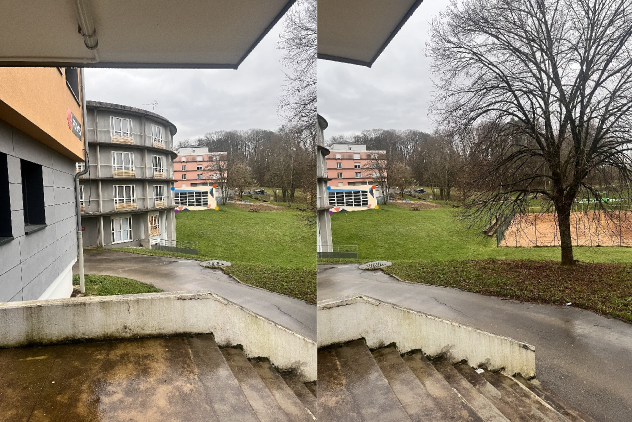
%> input picture tp2/panoramic points.jpg, 1264 x 844 px, given in place of campus1.jpg, which was not available (shown at 1/2 size)
$ octave main_homogrtaphy.m   (GNU Octave 9; MATLAB toolbox functions it lacks are replaced by stand-ins)
%> lines starting %> are read from the running program, lines starting %| are printed output that depends on the picture; pictures that were not available may be replaced by others from this repository, and a replacement may not be noted
### tp2/gray2rgb.m
function [Image]=gray2rgb(Image)
%Gives a grayscale image an extra dimension
%in order to use color within it
[m n]=size(Image);
rgb=zeros(m,n,3);
rgb(:,:,1)=Image;
rgb(:,:,2)=rgb(:,:,1);
rgb(:,:,3)=rgb(:,:,1);
Image=rgb/255;
end

### tp2/main_homogrtaphy.m
%%

% [4 lines of commented-out code are left out]


img1b = imread("campus1.jpg"); % Img left
%> img1b is the input picture: size 844x1264x3 uint8; mean R, G, B 140.8, 132.2, 114.3
img2b = imread("campus2.jpg"); % img rigtht
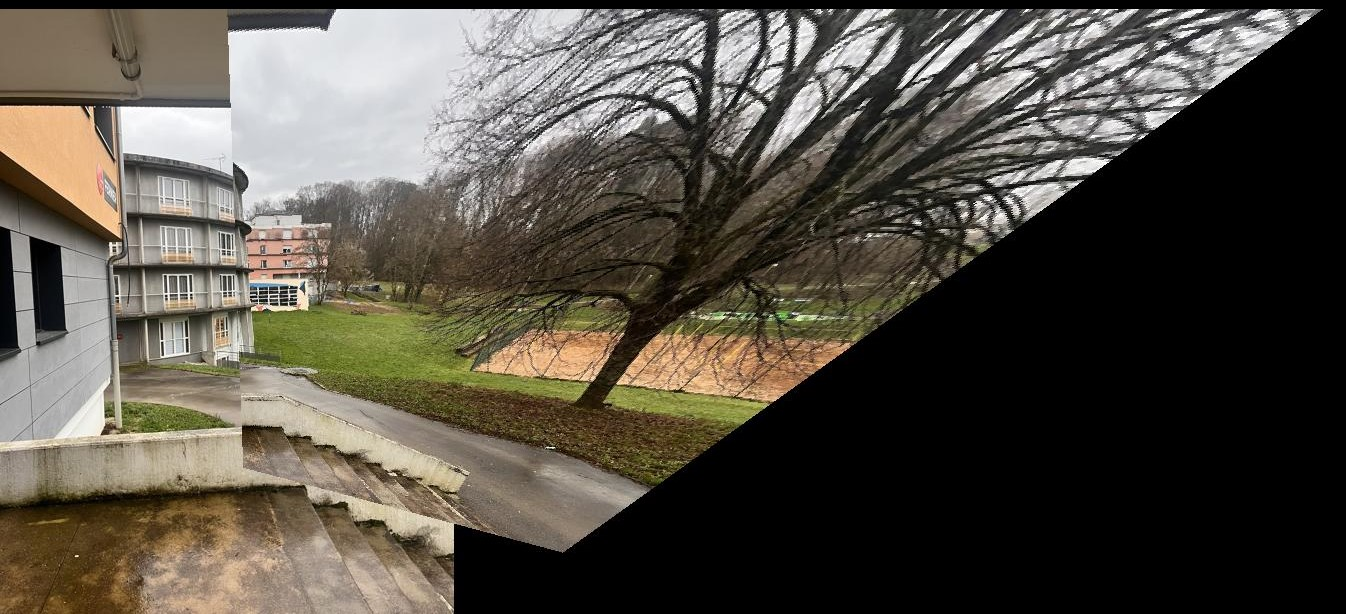
%> input picture tp2/panoramic.jpg, 1346 x 614 px, given in place of campus2.jpg, which was not available
%> img2b is the input picture: size 614x1346x3 uint8; mean R, G, B 84.3, 78.9, 69.1

img1b = imrotate(img1b,-90,"bilinear");
%> img1b: size 1264x844x3 uint8
img2b = imrotate(img2b,-90,"bilinear");
%> img2b: size 1346x614x3 uint8
img1 = imresize(img1b,0.15);
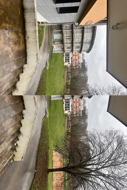
%> img1: size 190x127x3 uint8; mean R, G, B 140.8, 132.2, 114.3
img2 = imresize(img2b,0.15);
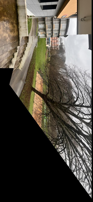
%> img2: size 202x93x3 uint8; mean R, G, B 84.3, 78.9, 69.2

img2a = imread("QuaisGrenoble1.jpg");% read QuaisGrenoble1.jpg
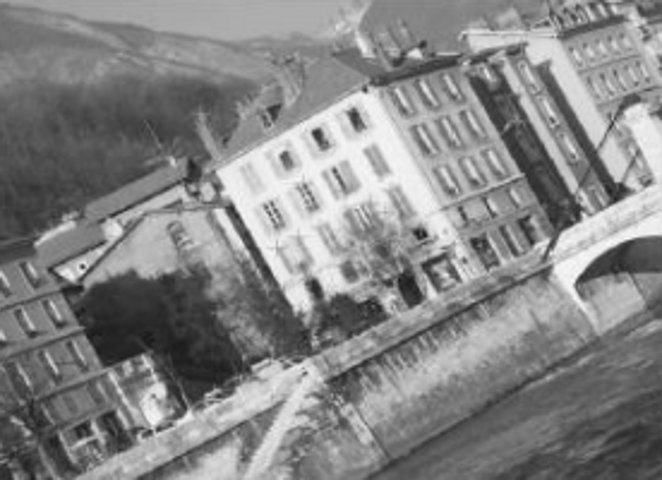
%> input picture tp2/QuaisGrenoble1.jpg, 662 x 480 px
%> img2a is the input picture: size 480x662 uint8; min 21, max 253, mean 133.1
img1a =imread("QuaisGrenoble2.jpg"); % read QuaisGrenoble2.jpg;
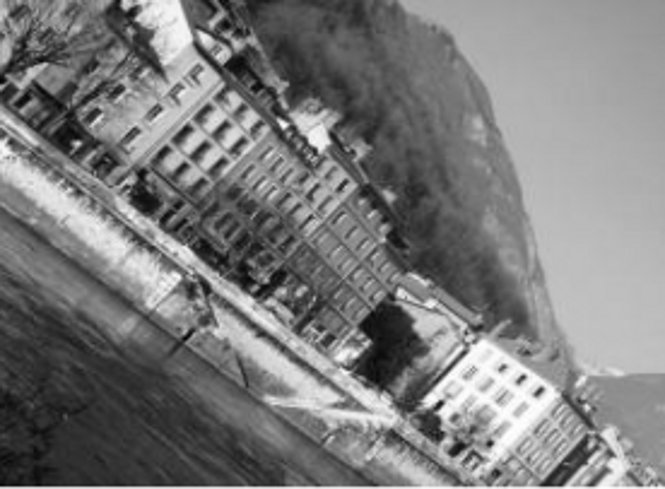
%> input picture tp2/QuaisGrenoble2.jpg, 665 x 489 px
%> img1a is the input picture: size 489x665 uint8; min 0, max 255, mean 124
%%%%%%%%%%%%%%%%%begin  esceine %%%%%%%%%%%%%%

img1=gray2rgb(img1a);
img2=gray2rgb(img2a);
%> in gray2rgb (call 2), `rgb(:,:,1)=Image;`:
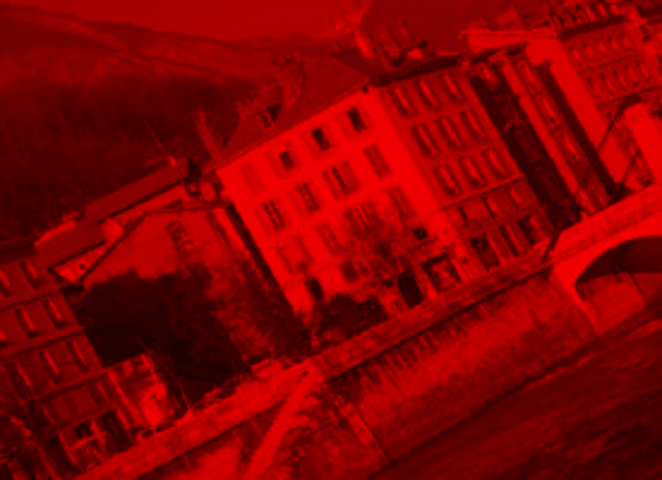
%> rgb: size 480x662x3 double; mean R, G, B 133.1, 0, 0
%> in gray2rgb (call 2), `rgb(:,:,2)=rgb(:,:,1);`:
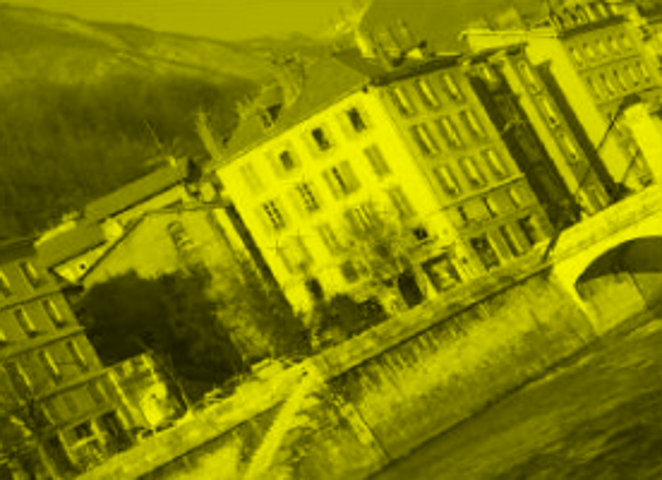
%> rgb: size 480x662x3 double; mean R, G, B 133.1, 133.1, 0

%%%%%%%%%%%%%%%%%For esceine %%%%%%%%%%%%%%
%> (the run ends here)
